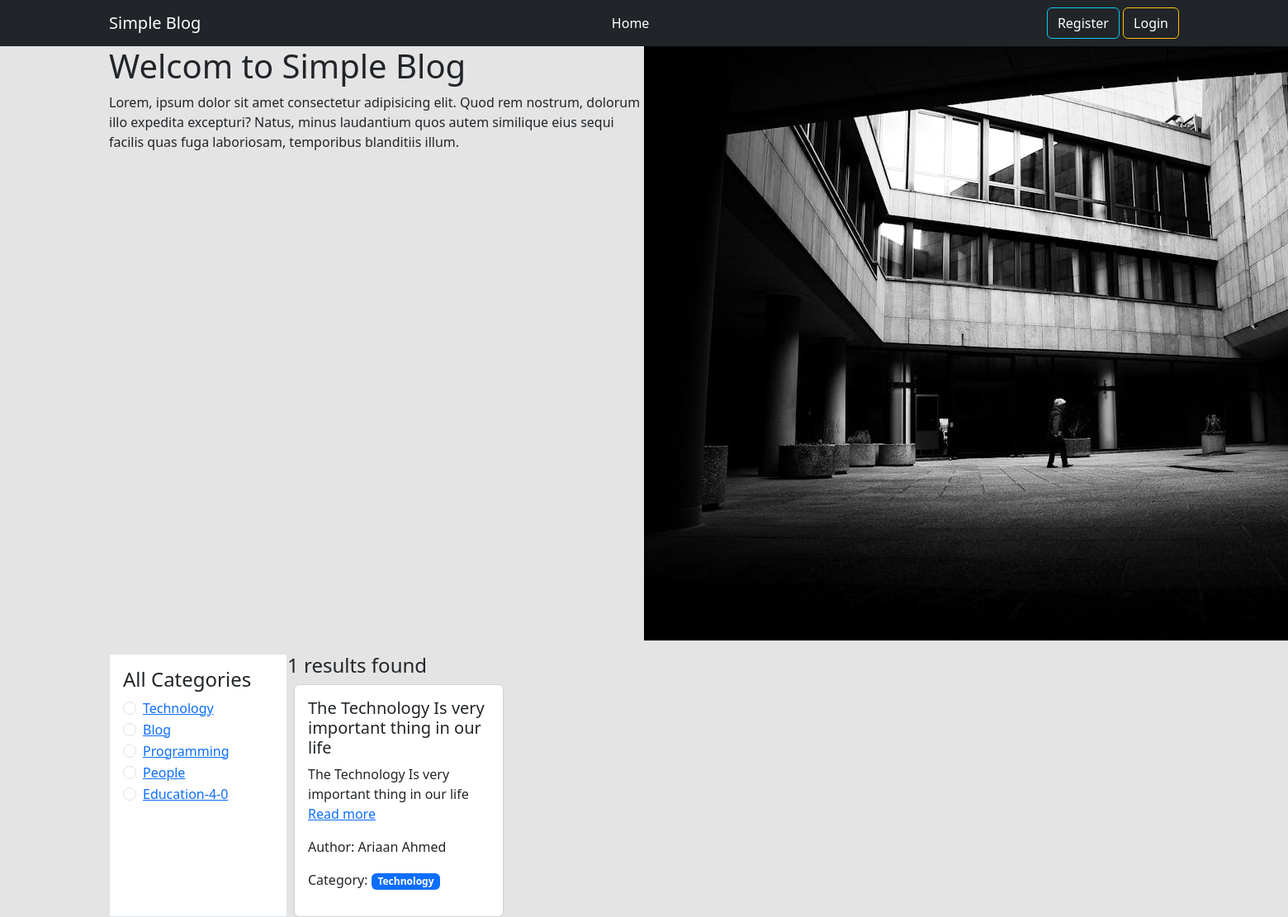
The page /category/technology/ on the database its author committed.
### categories/models.py (models this page shows, shortened)
class Category(models.Model):
    name = models.CharField(max_length=100)
    slug = models.SlugField(max_length=100, unique=True, null=True, blank=True)

### posts/models.py (models this page shows, shortened)
class Post(models.Model):
    title = models.CharField(max_length=50)
    content = models.TextField()
    category = models.ManyToManyField(Category)
    author = models.ForeignKey(User, on_delete=models.CASCADE)

### blog_project/views.py (the view)
# urls.py: path('', views.home, name='homepage'),
def home(request, category_slug=None):
    data = Post.objects.all()
    if category_slug is not None:
        category = Category.objects.get(slug = category_slug)
        data = Post.objects.filter(category = category)
    categories = Category.objects.all()
    return render(request, "home.html", {"data": data, "category": categories})

### templates/home.html
{% extends 'base.html' %}
{% load static %}
{% block content %}
<div class="d-flex flex-wrap container">
  <div class="col-6">
    <h1>Welcom to Simple Blog</h1>
    <p>Lorem, ipsum dolor sit amet consectetur adipisicing elit. Quod rem nostrum, dolorum illo expedita excepturi? Natus, minus laudantium quos autem similique eius sequi facilis quas fuga laboriosam, temporibus blanditiis illum.</p>
  </div>
  <div class="col-6">
    <img src="{% static 'img/bg-img.jpg' %}" alt="">
  </div>
</div>
<div class="d-flex flex-wrap container pt-3">
  <div class="col-2 border p-3 bg-white">
    <h4>All Categories</h4>
    {%for cate in category%}
    <div class="form-check">
      <input class="form-check-input" type="radio" name="flexRadioDefault" id="{{cate.id}}">
      <label class="form-check-label" for="{{cate.id}}">
        <a href="{% url 'category_wise_post' cate.slug %} ">{{cate.name}}</a>
      </label>
    </div>
    {%endfor%}
  </div>
  <div class="col-10">
    <h4>{{data | length}} results found</h4>
    <div class="d-flex flex-wrap">
      {% for post in data %}
      <div class="col-sm-3 mb-3 mb-sm-0">
        <div class="card mx-2">
          <div class="card-body">
            <h5 class="card-title">{{ post.title }}</h5>
            <p class="card-text">{{ post.content | truncatewords:30 }}
              <a href="{% url 'edit_post' post.id%}">Read more</a>
            </p>
            <p>Author: {{ post.author.first_name }} {{ post.author.last_name }}</p>
            <p>
              Category:{% for cat in post.category.all %}
              <span class="badge text-bg-primary text-white">{{ cat.name }}</span>
              {% endfor %}
            </p>
          </div>
        </div>
      </div>
      {% endfor %}
    </div>
  </div>
</div>
{% endblock %}

### rows shown on the page
Category: name "Technology"
Category: name "Blog"
Category: name "Programming"
Category: name "People"
Category: name "Education-4-0"
Post: title "The Technology Is very important thing in our life", content "The Technology Is very important thing in our life", author.first_name "Ariaan", author.last_name "Ahmed"

### other values the page prints
{{ data | length }} "1"
